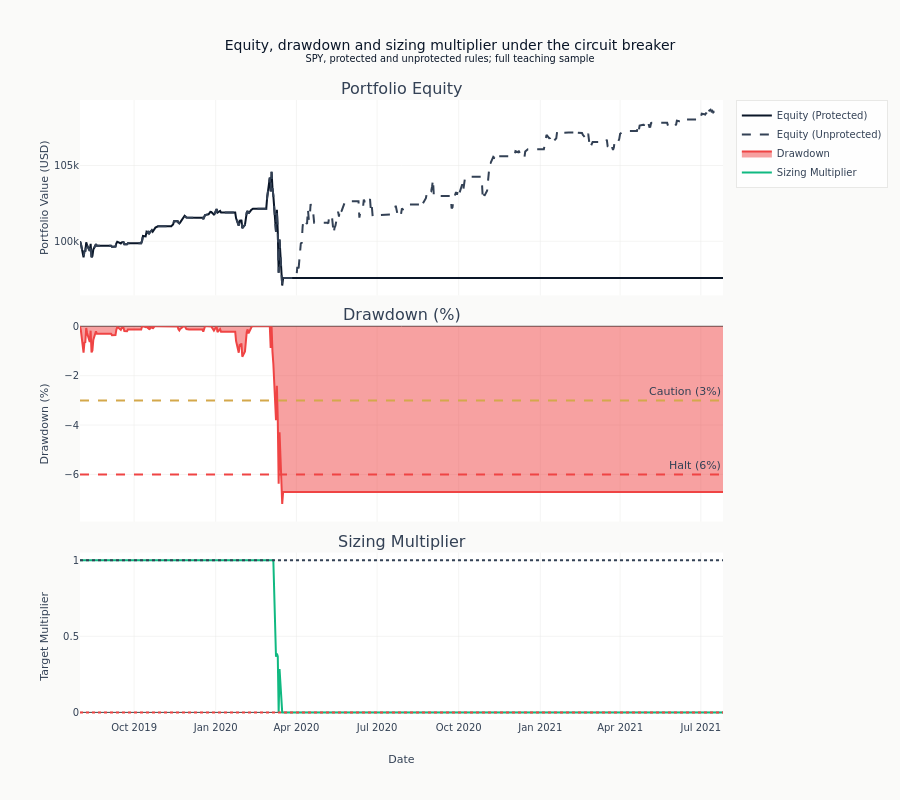

This figure's notebook cell:
### Code cell
# Add threshold reference lines and display
if cb_strategy.multiplier_history and cb_strategy.drawdown_history:
    fig.add_hline(y=0, line_dash="dot", line_color=COLORS["negative"], row=3, col=1)
    fig.add_hline(y=1, line_dash="dot", line_color=COLORS["neutral"], row=3, col=1)

    fig.update_layout(
        height=800,
        title=(
            "Equity, drawdown and sizing multiplier under the circuit breaker"
            "<br><sup>SPY, protected and unprotected rules; full teaching sample</sup>"
        ),
    )
    fig.update_yaxes(title_text="Portfolio Value (USD)", row=1, col=1)
    fig.update_yaxes(title_text="Drawdown (%)", range=[min(dd_pct) * 1.1, 0], row=2, col=1)
    fig.update_yaxes(title_text="Target Multiplier", range=[-0.05, 1.05], row=3, col=1)
    fig.update_xaxes(title_text="Date", row=3, col=1)
    show_plotly_with_alt(
        fig,
        (
            "Three stacked panels on a shared date axis. The top panel holds two equity curves "
            "built from the same signals, one with the circuit breaker active and one without, so "
            "the only difference between them is the breaker. The middle panel is the protected "
            "rule's drawdown as a negative percentage below zero, against dashed lines at the "
            "caution and halt thresholds drawn with the same sign; the breaker itself compares a "
            "positive loss fraction internally, and the panel negates it so losses read downward. "
            "The bottom panel is the sizing multiplier the breaker applies, which is the mechanism "
            "connecting the other two panels."
        ),
    )

### Figure 1 — Plotly figure (JSON) as saved in the notebook; plotly's stock layout.template omitted (floating-point values rounded to 4 significant figures; data arrays with more than 128 entries replaced by an {"elided": "..."} marker saying what was removed)
{"data": [{"line": {"color": "#0a1628"}, "name": "Equity (Protected)", "type": "scatter", "x": {"elided": "500 str values"}, "xaxis": "x", "y": {"elided": "500 float values"}, "yaxis": "y"}, {"line": {"color": "#334155", "dash": "dash"}, "name": "Equity (Unprotected)", "type": "scatter", "x": {"elided": "500 str values"}, "xaxis": "x", "y": {"elided": "500 float values"}, "yaxis": "y"}, {"fill": "tozeroy", "line": {"color": "#ef4444"}, "name": "Drawdown", "type": "scatter", "x": {"elided": "500 str values"}, "xaxis": "x2", "y": {"elided": "500 float values"}, "yaxis": "y2"}, {"line": {"color": "#10b981"}, "name": "Sizing Multiplier", "type": "scatter", "x": {"elided": "500 str values"}, "xaxis": "x3", "y": {"elided": "500 float values"}, "yaxis": "y3"}], "layout": {"annotations": [{"font": {"size": 16}, "showarrow": false, "text": "Portfolio Equity", "x": 0.5, "xanchor": "center", "xref": "paper", "y": 1.0, "yanchor": "bottom", "yref": "paper"}, {"font": {"size": 16}, "showarrow": false, "text": "Drawdown (%)", "x": 0.5, "xanchor": "center", "xref": "paper", "y": 0.635, "yanchor": "bottom", "yref": "paper"}, {"font": {"size": 16}, "showarrow": false, "text": "Sizing Multiplier", "x": 0.5, "xanchor": "center", "xref": "paper", "y": 0.27, "yanchor": "bottom", "yref": "paper"}, {"showarrow": false, "text": "Caution (3%)", "x": 1, "xanchor": "right", "xref": "x2 domain", "y": -3.0, "yanchor": "bottom", "yref": "y2"}, {"showarrow": false, "text": "Halt (6%)", "x": 1, "xanchor": "right", "xref": "x2 domain", "y": -6.0, "yanchor": "bottom", "yref": "y2"}], "height": 800, "shapes": [{"line": {"color": "#D4A84B", "dash": "dash"}, "type": "line", "x0": 0, "x1": 1, "xref": "x2 domain", "y0": -3.0, "y1": -3.0, "yref": "y2"}, {"line": {"color": "#ef4444", "dash": "dash"}, "type": "line", "x0": 0, "x1": 1, "xref": "x2 domain", "y0": -6.0, "y1": -6.0, "yref": "y2"}, {"line": {"color": "#ef4444", "dash": "dot"}, "type": "line", "x0": 0, "x1": 1, "xref": "x3 domain", "y0": 0, "y1": 0, "yref": "y3"}, {"line": {"color": "#334155", "dash": "dot"}, "type": "line", "x0": 0, "x1": 1, "xref": "x3 domain", "y0": 1, "y1": 1, "yref": "y3"}], "title": {"text": "Equity, drawdown and sizing multiplier under the circuit breaker<br><sup>SPY, protected and unprotected rules; full teaching sample</sup>"}, "xaxis": {"anchor": "y", "domain": [0.0, 1.0], "matches": "x3", "showticklabels": false}, "xaxis2": {"anchor": "y2", "domain": [0.0, 1.0], "matches": "x3", "showticklabels": false}, "xaxis3": {"anchor": "y3", "domain": [0.0, 1.0], "title": {"text": "Date"}}, "yaxis": {"anchor": "x", "domain": [0.685, 1.0], "title": {"text": "Portfolio Value (USD)"}}, "yaxis2": {"anchor": "x2", "domain": [0.32, 0.635], "range": [-7.909, 0], "title": {"text": "Drawdown (%)"}}, "yaxis3": {"anchor": "x3", "domain": [0.0, 0.27], "range": [-0.05, 1.05], "title": {"text": "Target Multiplier"}}}}
